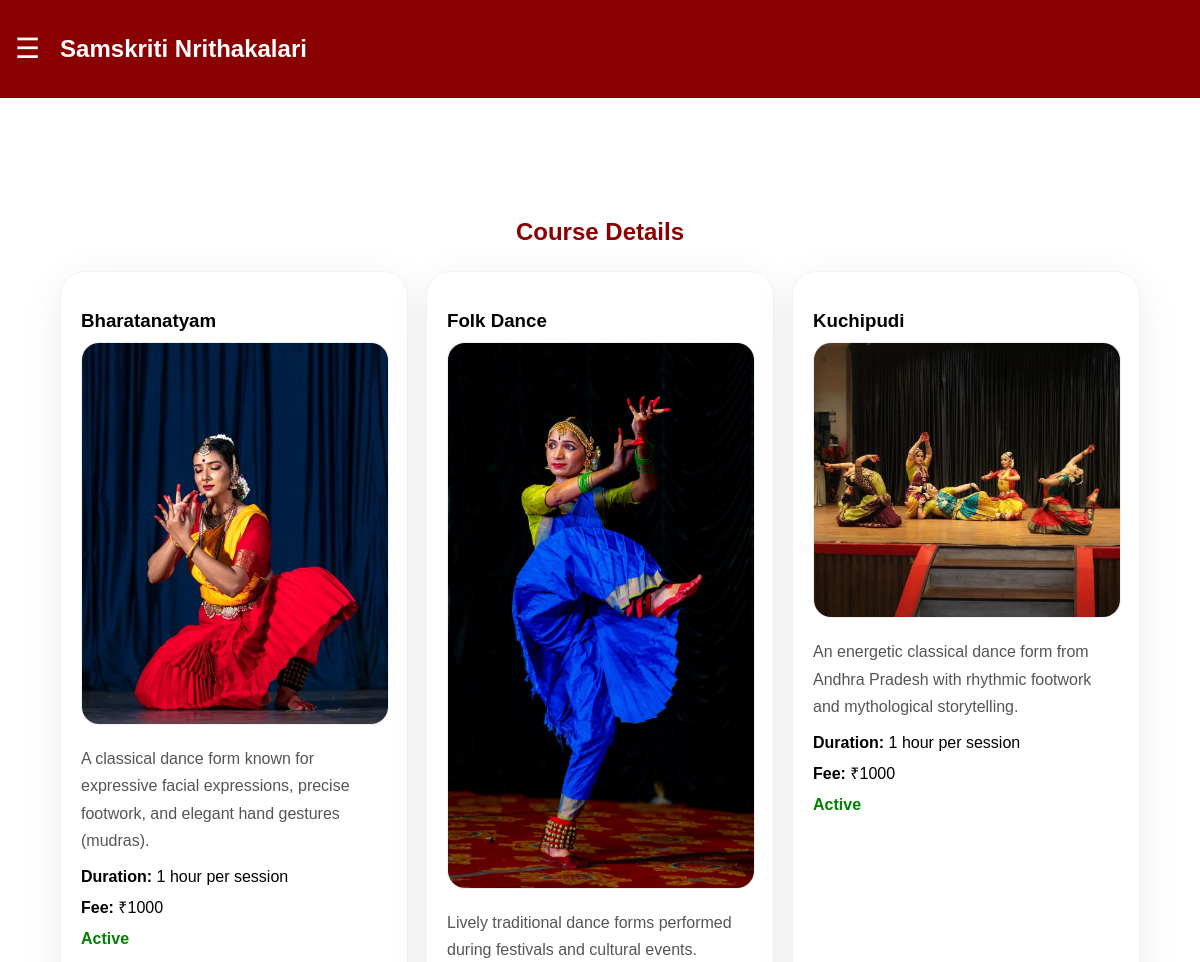
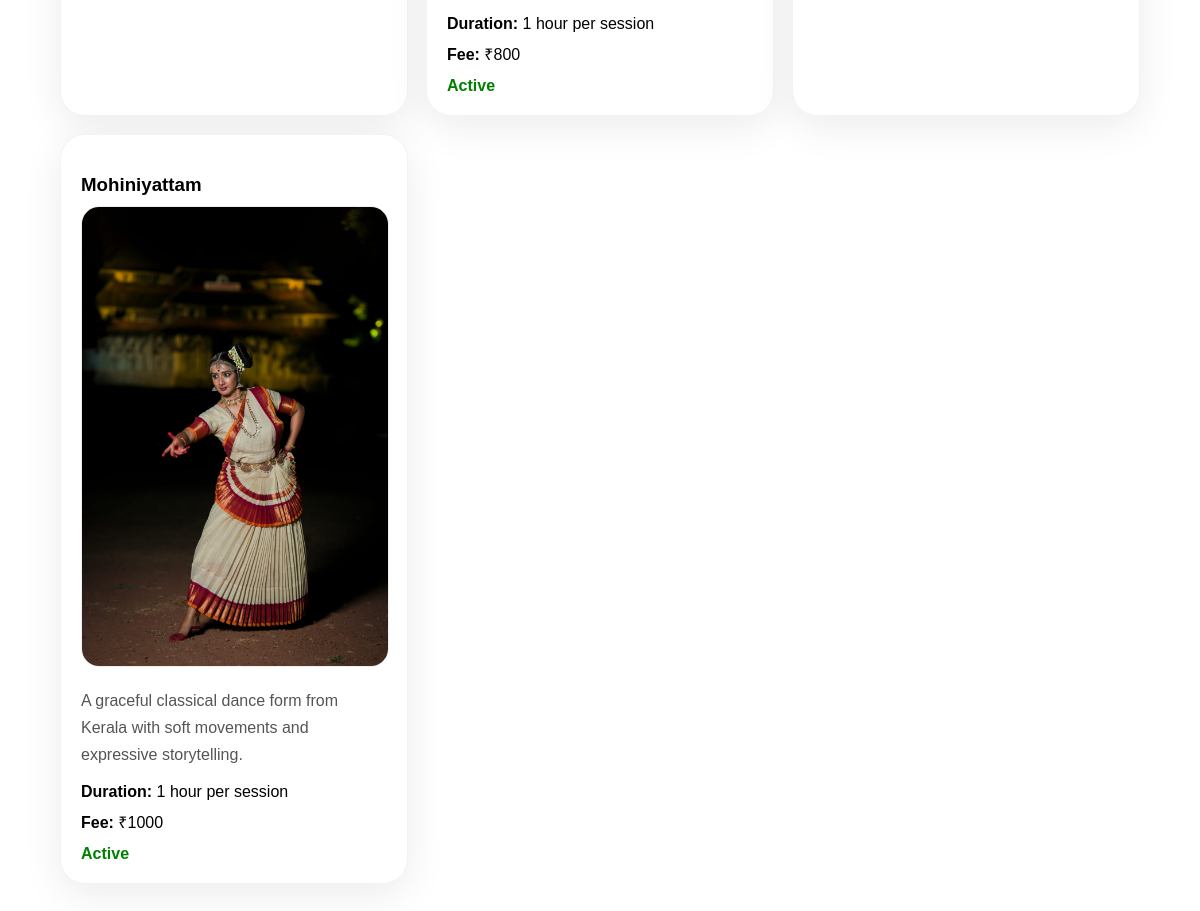
Screenshot of /dashboard/course-details/ (signed in) with the database file from the repository (2 pictures, top to bottom).
### core/models.py (models this page shows, shortened)
class Course(models.Model):
    name = models.CharField(max_length=100, default="Course")
    description = models.TextField(blank=True)
    duration = models.CharField(max_length=50, blank=True)
    fee = models.DecimalField(max_digits=10, decimal_places=0, default=1000)
    is_active = models.BooleanField(default=True)
    image = models.ImageField(upload_to="course_images/", blank=True, null=True)
    class Meta:
        ordering = ["name"]

### core/views.py (the view)
# urls.py: path("dashboard/course-details/", views.dashboard_course_details, name="dashboard_course_details"),
@login_required
def dashboard_course_details(request):
    if is_admin_user(request.user):
        return redirect("admin_dashboard")
    profile = get_profile_or_redirect(request)
    if profile is None:
        return redirect("register")
    courses = Course.objects.filter(is_active=True).order_by("name")
    return render(
        request,
        "course_details.html",
        {
            "courses": courses,
        },
    )

### core/views.py (called while the page is built, shortened)
def is_admin_user(user):
    return bool(user and user.is_authenticated and (user.is_staff or user.is_superuser))

def get_profile_or_redirect(request):
    profile = UserProfile.objects.filter(user=request.user).first()
    if profile is not None:
        return profile

### templates/course_details.html
{% extends 'base.html' %}
{% block content %}
<div style="max-width:1200px;margin:40px auto;padding:30px;">
    <h2 style="text-align:center;color:#8B0000;margin-bottom:25px;">Course Details</h2>
    {% if courses %}
        <div style="display:grid;grid-template-columns:repeat(auto-fit,minmax(280px,1fr));gap:18px;">
            {% for course in courses %}
                <div style="background:white;border-radius:25px;padding:20px;box-shadow:0 10px 40px rgba(0,0,0,0.08);border:1px solid #f3f3f3;">
                    <h3 style="margin-bottom:10px;">{{ course.name }}</h3>
                    {% if course.image %}
                        <div style="text-align:center;margin-bottom:14px;">
                            <img
                                src="{{ course.image.url }}"
                                alt="{{ course.name }}"
                                style="width:100%;max-width:360px;height:auto;border-radius:18px;border:1px solid #eee;"
                            />
                        </div>
                    {% endif %}
                    {% if course.description %}
                        <p style="color:#555;line-height:1.7;margin-bottom:14px;">{{ course.description }}</p>
                    {% endif %}
                    <div style="margin-bottom:10px;">
                        <b>Duration:</b> {{ course.duration|default:"-" }}
                    </div>
                    <div style="margin-bottom:10px;">
                        <b>Fee:</b> ₹{{ course.fee }}
                    </div>
                    {% if course.is_active %}
                        <div style="margin-top:12px;color:green;font-weight:800;">Active</div>
                    {% else %}
                        <div style="margin-top:12px;color:#b00020;font-weight:800;">Inactive</div>
                    {% endif %}
                </div>
            {% endfor %}
        </div>
    {% else %}
        <p style="text-align:center;color:#555;">No active courses found.</p>
    {% endif %}
</div>
{% endblock %}

### templates/base.html (shortened to what this page needs)
{% load static %}
<!DOCTYPE html>
<html>
<head>
<link rel="stylesheet" href="{% static 'css/style.css' %}">
</head>
<body>
<div class="topbar">
<div class="menu-icon" onclick="toggleMenu()">☰</div>
<h2>Samskriti Nrithakalari</h2>
</div>
<div class="content">
{% block content %}
{% endblock %}
</div>
</body>
</html>

### static/css/style.css (style rules this page uses)
body { margin:0; font-family:Arial; }
.topbar { background:#8b0000; color:white; padding:15px; display:flex; align-items:center; gap:20px; }
.menu-icon { font-size:28px; cursor:pointer; }
.content { padding:30px; }

### rows the page displays
Course: name "Bharatanatyam", image (picture), description "A classical dance form known for expressive facial expressions, precise footwork, and elegant hand gestures (mudras).", duration "1 hour per session", fee "1000", is_active "Active"
Course: name "Folk Dance", image (picture), description "Lively traditional dance forms performed during festivals and cultural events.", duration "1 hour per session", fee "800", is_active "Active"
Course: name "Kuchipudi", image (picture), description "An energetic classical dance form from Andhra Pradesh with rhythmic footwork and mythological storytelling.", duration "1 hour per session", fee "1000", is_active "Active"
Course: name "Mohiniyattam", image (picture), description "A graceful classical dance form from Kerala with soft movements and expressive storytelling.", duration "1 hour per session", fee "1000", is_active "Active"
